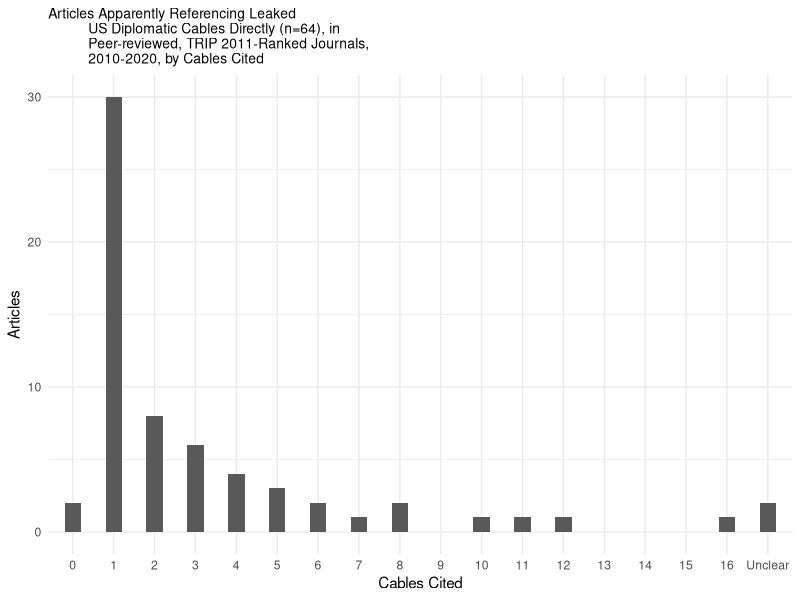

Write the R code that produced this figure.
#### Preamble ####
# Purpose: Replicated graphs from... [...UPDATE THIS...]
# Author: Rohan Alexander [...UPDATE THIS...]
# Date: 11 February 2023 [...UPDATE THIS...]
# Contact: rohan.alexander@utoronto.ca [...UPDATE THIS...]
# License: MIT
# Pre-requisites: [...UPDATE THIS...]
# Any other information needed? [...UPDATE THIS...]


#### Workspace setup ####
library(tidyverse)


#### Load data ####
raw_publication_data <- read_csv("data/raw_data/raw_data.csv", show_col_types = FALSE)


#### Clean data ####

# Isolate publication data
publication_data <- raw_publication_data[c(119:685), c(0:21)]

# Convert top row to column names
# Uses stackoverflow query answer: https://stackoverflow.com/a/57531480
names(publication_data) <- 
  publication_data |>
  slice(1) |>
  unlist()
publication_data <- publication_data |> slice(-1)


# Make journal name key
journal_names <- raw_publication_data[c(24:43), c(16,17)]

journal_names <- 
  journal_names |>
  rename(name = ...16 , shortform = ...17)


# Graph 1 

# Select only number of cables cited
cables_cited <-
  publication_data |>
  select(`NUM CABLES`) 

# Convert "??" to -1 
cables_cited$`NUM CABLES`[cables_cited$`NUM CABLES` == "??"] <- "-1"

# Covert all entries to numbers
cables_cited$`NUM CABLES` <- as.numeric(cables_cited$`NUM CABLES`)

# Omit all N/A articles
cables_cited <- 
  cables_cited |> na.omit(cables_cited)

# Make counts for each cable number 
cables_cited<- 
  cables_cited |> count(`NUM CABLES`, .drop = FALSE)

cables_cited <- cables_cited |> 
  add_row("NUM CABLES" = 9, n = 0, .after = 10) |>
  add_row("NUM CABLES" = 13, n = 0, .after = 14) |>
  add_row("NUM CABLES" = 14, n = 0, .after = 15) |>
  add_row("NUM CABLES" = 15, n = 0, .after = 16)
  
cables_cited

# Make column for combined cables cited 
cables_cited <-
  cables_cited |>
  mutate(combined_cables = `NUM CABLES` * n)

# Covert all entries to numbers and change -1 back to ?? or "Unclear"
cables_cited$`NUM CABLES` <- as.character(cables_cited$`NUM CABLES`)
cables_cited$`NUM CABLES`[cables_cited$`NUM CABLES` == "-1"] <- "Unclear"
cables_cited$`combined_cables`[cables_cited$`combined_cables` == -2] <- 2

# Reorder 
cables_cited <- cables_cited |>
  slice(2:18, 1)


# Construct Graph 
cables_cited |> 
  ggplot(aes(x= reorder(`NUM CABLES`, 1:18), y = n)) +
  geom_bar(stat = "identity", width = .4) +
  theme_minimal() +
  labs(x = "Cables Cited", y = "Articles") +
  ggtitle("Articles Apparently Referencing Leaked 
          US Diplomatic Cables Directly (n=64), in 
          Peer-reviewed, TRIP 2011-Ranked Journals, 
          2010-2020, by Cables Cited") +
  theme(plot.title = element_text(size=10))




